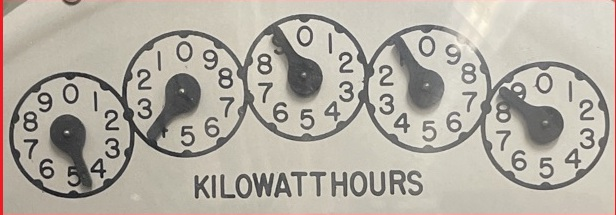
#> input picture prototype/264_cropped.jpg, 616 x 215 px
$ jupyter execute --allow-errors dial_meter_final.ipynb
#> lines starting #> are read from the running program, lines starting #| are printed output that depends on the picture; after the words box and inside, x2 and y2 are one past the last pixel; in counts of white or black regions, pixels touching at a corner belong together
[cell 1]
import os
import math
import cv2
import pytesseract
import numpy as np
import pandas as pd
import matplotlib.pyplot as plt
from PIL import Image

[cell 2]
#img = cv2.imread('../data/dial_Enertiv_annotated/264.jpg')
img = cv2.imread('264_cropped.jpg')
#> img is the input picture: shape (215, 616, 3); mean B, G, R 164, 174.2, 180.2
expected_value = 19193
plt.imshow(img)

[cell 3]
CCW_value_ranges = {
    0: [90, 126],
    1: [126, 162],
    2: [162, 198],
    3: [198, 234],
    4: [234, 270],
    5: [270, 306],
    6: [306, 342],
    7: [342, 18],
    8: [18, 54],
    9: [54, 90]
}

CW_value_ranges = {
    0: [90, 54],
    1: [54, 18],
    2: [18, 342],
    3: [342, 306],
    4: [306, 270],
    5: [270, 234],
    6: [234, 198],
    7: [198, 162],
    8: [162, 126],
    9: [126, 90]
}

[cell 4]
# [8 lines left out: function getValue, not called in this run]

[cell 5]
def Preprocess(image):
    gray = cv2.cvtColor(image, cv2.COLOR_BGR2GRAY)
    gaussian_gray = cv2.GaussianBlur(gray, (5, 5), 0)
    return gray, gaussian_gray

[cell 6]
def DialDetector(image, gaussian_gray):

    # find the circles
    circles = cv2.HoughCircles(gaussian_gray, cv2.HOUGH_GRADIENT, dp=1, minDist=45, param1=150, param2=90, minRadius=0, maxRadius=0)
    # round all x, y, r values
    circles = np.uint16(np.around(circles))

    # [6 lines of commented-out code are left out]
    circles = circles[0][np.argsort(circles[:, :, 0])]
    # print(circles)
    # print(type(circles), "\n")

    # draw the circles
    for i in circles[0][:5]:
        # draws the outer part of the circle
        cv2.circle(image,(i[0],i[1]),i[2],(0,255,0),2)
        # draws the center of the circle
        cv2.circle(image,(i[0],i[1]),2,(0,0,255),3)

    return circles

[cell 7]
# inspiration for this function:
# https://github.com/mirogta/dial-meter-reader-opencv-py

# [31 lines left out: function getPointer, not called in this run]

[cell 8]
# inspiration for this function:
# https://github.com/mirogta/dial-meter-reader-opencv-py

# [15 lines left out: function ProcessValues, not called in this run]

[cell 9]
def getDialOrientation(circles, image) -> bool:
    is_clockwise: bool
    circle = circles[0][0]
    x, y, r = circle
    #img2 = cv2.imread("264_cropped.jpg")

    gray = cv2.cvtColor(image, cv2.COLOR_BGR2GRAY)


    thresh = cv2.adaptiveThreshold(gray, 255, cv2.ADAPTIVE_THRESH_GAUSSIAN_C, cv2.THRESH_BINARY_INV, 9, 9)

    #thresh = cv2.threshold(gray, 0, 255, cv2.THRESH_BINARY + cv2.THRESH_OTSU)[1]

    mask = np.zeros_like(thresh)
    cv2.circle(mask, (x,y), r, 255, -1)
    thresh = cv2.bitwise_and(thresh, mask)

    # kernel = cv2.getStructuringElement(cv2.MORPH_ELLIPSE, (3,3), -1)
    # closed = cv2.morphologyEx(thresh, cv2.MORPH_BLACKHAT, kernel)

    #cv2.imwrite("first_dial_thresh.png", thresh)
    x1 = int(x - r)
    x2 = int(x + r)
    y1 = int(y - r)
    y2 = int(y + r)

    cropped = thresh[y1:y2, x1:x2]
    resized = cv2.resize(cropped, (150, 150))
    cv2.imwrite("cropped_dial.png", resized)

    roi1 = resized[y1:y2, x1:x]
    roi2 = resized[y1:y2, x:x2]

    region1 = pytesseract.image_to_string(roi1, config='--psm 11 --oem 3 -c tessedit_char_whitelist=12346789')
    region2 = pytesseract.image_to_string(roi2, config='--psm 11 --oem 3 -c tessedit_char_whitelist=12346789')

    # [12 lines of commented-out code are left out]

    print("REGION 1 (LEFT)", region1)
    print("REGION 2 (right)", region2)

    # [9 lines of commented-out code are left out]

    if any(digit in region1 for digit in ['1', '2', '3', '4']) or any(digit in region2 for digit in ['6', '7', '8', '9']):
        is_clockwise = False
    elif any(digit in region2 for digit in ['1', '2', '3', '4']) or any(digit in region1 for digit in ['6', '7', '8', '9']):
        is_clockwise = True
    else:
        return True
    return is_clockwise

[cell 10]
def MeterValue(circles, image) -> str:
    values = []
    #is_clockwise = getDialOrientation(circles, image)
    if getDialOrientation(circles, image):
        i = 0
    else:
        i = 1
    for c in circles[0]:

        x, y, r = c[0], c[1], c[2]

        val, tip = getPointer(x=x, y=y, r=r, image=image)
        angle = np.rad2deg(np.arctan2(-(tip[1]-y), tip[0]-x))
        if angle < 0:
            angle += 360.0
        cv2.putText(image, str(int(angle)), (int(x) + 10, int(y)), cv2.FONT_HERSHEY_SCRIPT_SIMPLEX, 0.5, (0, 0, 255), 2)
        # draws line on the dial pointer
        cv2.line(image, (x, y), tip, (255, 0, 0), 2)

        if i % 2 == 0:
            print(f"Dial {i}:", f"value = {getValue(val=val, is_clockwise=True)}")
            values.append(getValue(val=val, is_clockwise=True))
        else:
            print(f"Dial {i}:", f"value = {getValue(val=val, is_clockwise=False)}")
            values.append(getValue(val=val, is_clockwise=False))

        i += 1

    return ProcessValues(values)

[cell 11]
gray, gaussian_gray = Preprocess(img)
#> in Preprocess, `gaussian_gray = cv2.GaussianBlur(gray, (5, 5), 0)`:
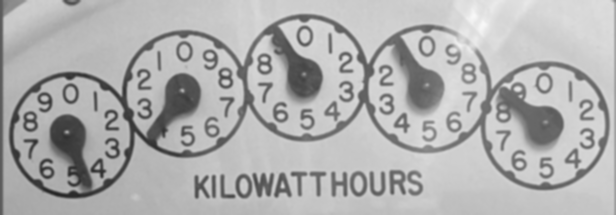
#> gaussian_gray: shape (215, 616); min 37, max 248, mean 174.9
dials = DialDetector(img, gaussian_gray)
#> in DialDetector, `circles = cv2.HoughCircles(gaussian_gray, cv2.HOUGH_GRADIENT, dp=1, mi..`: circles = [[71.5, 134.5, 62.9], [427.5, 88.5, 64], [304.5, 77.5, 63.9], [543.5, 124.5, 65], [184.5, 92.5, 62.6]]
#> in DialDetector, `circles = np.uint16(np.around(circles))`: circles = [[72, 134, 63], [428, 88, 64], [304, 78, 64], [544, 124, 65], [184, 92, 63]]
#> in DialDetector, `circles = circles[0][np.argsort(circles[:, :, 0])]`: circles = [[72, 134, 63], [184, 92, 63], [304, 78, 64], [428, 88, 64], [544, 124, 65]]
#> the loop in DialDetector, `for i in circles[0][:5]:` made 5 passes
#> after the loop in DialDetector, `for i in circles[0][:5]:`:
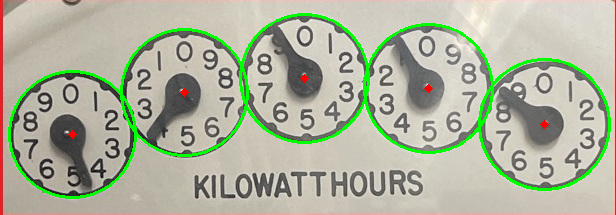
#> image: shape (215, 616, 3); 4.47% of pixels changed, all inside (x1, y1, x2, y2) = (8, 13, 611, 199)
#> dials has the same summary as circles in DialDetector
#> (the rest of this cell did not finish here and is left out)

#> in getDialOrientation, `circle = circles[0][0]`: circle = [72, 134, 63]
#> in getDialOrientation, `x, y, r = circle`: x = 72; y = 134; r = 63
#> in getDialOrientation, `gray = cv2.cvtColor(image, cv2.COLOR_BGR2GRAY)`:
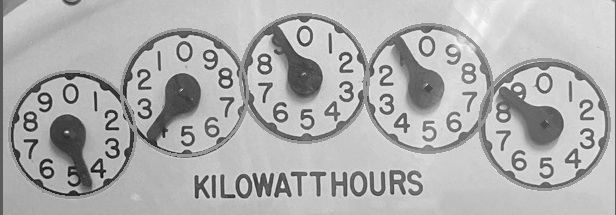
#> gray: shape (215, 616); min 13, max 252, mean 175.1
#> in getDialOrientation, `thresh = cv2.adaptiveThreshold(gray, 255, cv2.ADAPTIVE_THRESH_GAUSSIAN..`:
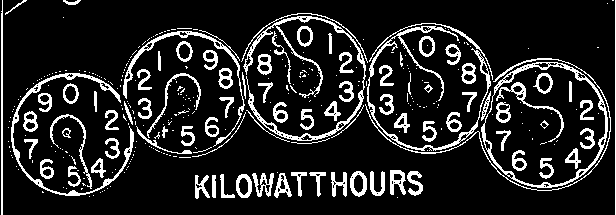
#> thresh: shape (215, 616); 14.1% white in thin lines or dots
#> in getDialOrientation, `cv2.circle(mask, (x,y), r, 255, -1)`:
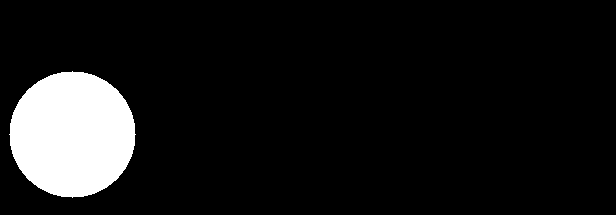
#> mask: shape (215, 616); 9.4% white; 1 white region, box (x1, y1, x2, y2) and area: (9, 71, 136, 198) 12453
#> in getDialOrientation, `thresh = cv2.bitwise_and(thresh, mask)`:
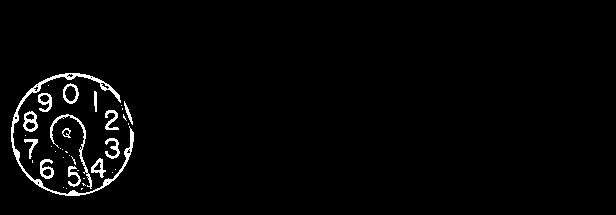
#> thresh: shape (215, 616); 2.2% white in thin lines or dots, all inside (x1, y1, x2, y2) = (11, 73, 134, 196)
#> in getDialOrientation, `x1 = int(x - r)`: x1 = 9
#> in getDialOrientation, `x2 = int(x + r)`: x2 = 135
#> in getDialOrientation, `y1 = int(y - r)`: y1 = 71
#> in getDialOrientation, `y2 = int(y + r)`: y2 = 197
#> in getDialOrientation, `cropped = thresh[y1:y2, x1:x2]`:
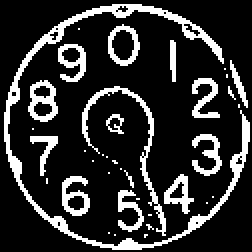
#> cropped: shape (126, 126) (shown 2 times larger); 18.1% white in thin lines or dots
#> in getDialOrientation, `resized = cv2.resize(cropped, (150, 150))`:
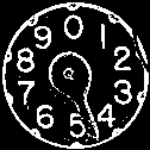
#> resized: shape (150, 150); min 0, max 255, mean 46.2
#> in getDialOrientation, `roi1 = resized[y1:y2, x1:x]`:
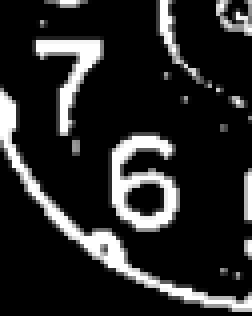
#> roi1: shape (79, 63) (shown 4 times larger); min 0, max 255, mean 39.8
#> in getDialOrientation, `roi2 = resized[y1:y2, x:x2]`:
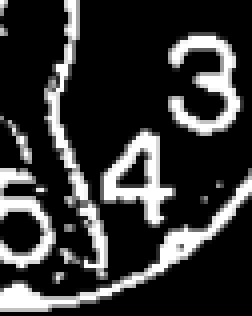
#> roi2: shape (79, 63) (shown 4 times larger); min 0, max 255, mean 53
print(f"meter value: {meter_value} kWh")
print(f"expected value: {expected_value} kWh")

plt.imshow(img)
